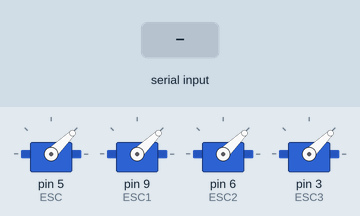
The sketch below on a simulated Arduino Uno, built with avr-gcc and run on an emulated ATmega328P. Shown: 4 × servo. Inputs (shaded band) come from the test bench. What the sketch prints to the serial monitor is not drawn.

Above: at 3.2 s.
3.3 s: "10\n" received over Serial
Timing chart, 0 to 6.3 s (numbered marks = the images above; inputs shaded):
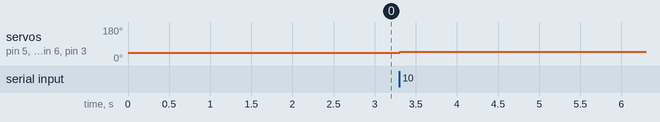

The sketch:

droneTest.ino
```cpp
#include <Servo.h>
int delayValue = 1000;
int data;
float Kp ;
float Ki ;
float Kd ;

String inputString = ""; // Chuỗi nhận dữ liệu
bool stringComplete = false; // Kiểm tra chuỗi hoàn tất


Servo ESC;
Servo ESC1;
Servo ESC2;
Servo ESC3;


void setup()
{
   Serial.begin(9600);
  //inputString.reserve(200); // Dự trữ bộ nhớ cho chuỗi nhận
  ESC.attach(5);
  ESC1.attach(9);
  ESC2.attach(6);
  ESC3.attach(3);
  ESC.writeMicroseconds(delayValue);
  ESC1.writeMicroseconds(delayValue);
  ESC2.writeMicroseconds(delayValue);
  ESC3.writeMicroseconds(delayValue);
  delay(2000);
}
void loop() {


  /*  if (stringComplete) {
    parseInput(inputString); // Phân tích dữ liệu nhận được
    inputString = ""; // Reset chuỗi sau khi xử lý xong
    stringComplete = false; // Đặt cờ chuỗi hoàn tất về false
  }
} */


    if (Serial.available() > 0) {

        int data = Serial.parseInt();
        if (data == 10 ){
          if (delayValue < 1900){delayValue = delayValue + 50;}
        }
        if (data == 11 ){
          if (delayValue > 1100){delayValue = delayValue - 50;}
        }
        if (data == 12){delayValue = 1000;}
        if (data > 999 && data < 2000) {
          delayValue = data ;
        }
            ESC.writeMicroseconds(delayValue);
            ESC1.writeMicroseconds(delayValue);
            ESC2.writeMicroseconds(delayValue);
            ESC3.writeMicroseconds(delayValue);
            float speed = (delayValue - 1000) / 10.0;

            Serial.println();
            Serial.println("Motor speed:");
            Serial.print(" ");
            Serial.print(speed);
            Serial.println(" %");

    }
}
/*// Hàm nhận dữ liệu từ UART
void serialEvent() {
  while (Serial.available()) {
    char inChar = (char)Serial.read(); // Đọc từng ký tự
    if (inChar == '\n') { // Kết thúc chuỗi với ký tự xuống dòng
      stringComplete = true;
      break;
    } else {
      inputString += inChar; // Thêm ký tự vào chuỗi
    }
  }
}

// Hàm phân tích chuỗi nhận được
void parseInput(String data) {
  if (data.startsWith("Throttle Value: ")) {
    throttleValue = data.substring(16).toInt(); // Lấy giá trị Throttle
    Serial.print("Throttle updated: ");
    Serial.println(throttleValue);
  } else if (data.startsWith("Command Value: ")) {
    commandValue = data.substring(15).toInt(); // Lấy giá trị Command
    Serial.print("Command updated: ");
    Serial.println(commandValue);
  } else if (data.startsWith("Kp value: ")) {
    kpValue = data.substring(10).toFloat(); // Lấy giá trị Kp
    Serial.print("Kp updated: ");
    Serial.println(kpValue);
  } else if (data.startsWith("Ki value: ")) {
    kiValue = data.substring(10).toFloat(); // Lấy giá trị Ki
    Serial.print("Ki updated: ");
    Serial.println(kiValue);
  } else if (data.startsWith("Kd value: ")) {
    kdValue = data.substring(10).toFloat(); // Lấy giá trị Kd
    Serial.print("Kd updated: ");
    Serial.println(kdValue);
  } else {
    Serial.println("Unknown data received!");
  }
}*/
```

Measured:
- after the input at 3.3 s, servo on pin 5 (ESC), servo on pin 9 (ESC1), servo on pin 6 (ESC2), servo on pin 3 (ESC3): 44° → 49° at once
